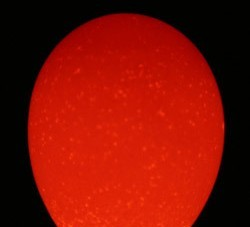
#> input picture img/infertile egg.jpg, 250 x 227 px
$ python FDUIPAFL.py
#> lines starting #> are read from the running program, lines starting #| are printed output that depends on the picture; after the words box and inside, x2 and y2 are one past the last pixel; in counts of white or black regions, pixels touching at a corner belong together
import cv2
import matplotlib.pyplot as plt
import numpy as np

image_original = cv2.imread('./img/infertile egg.jpg')
#> image_original is the input picture: shape (227, 250, 3); mean B, G, R 3.1, 15.7, 126.8

# OpenCV python stores image in BGR mode by default, we need to convert the BGR into RGB and then operate on it.
imageRGB = cv2.cvtColor(image_original, cv2.COLOR_BGR2RGB)

# -----------------------------------------------------------------------------------------------------------------------------------------
# convert RGB image to Grayscale
image_gray = cv2.cvtColor(imageRGB, cv2.COLOR_RGB2GRAY)
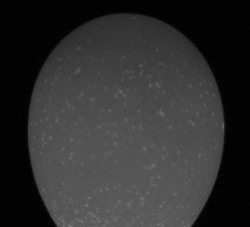
#> image_gray: shape (227, 250); min 0, max 119, mean 47.5
# -----------------------------------------------------------------------------------------------------------------------------------------

# Reduce noise in image
img_median = cv2.medianBlur(image_gray, 5)  # Add median filter to image
img = cv2.GaussianBlur(img_median, (5, 5), 0)  # Add Gaussian filter to image

# -----------------------------------------------------------------------------------------------------------------------------------------
# Apply CLAHE (Contrast Limited Adaptive Histogram Equalization)
eggClahe = cv2.createCLAHE(clipLimit=5)
final_image = eggClahe.apply(img) + 5
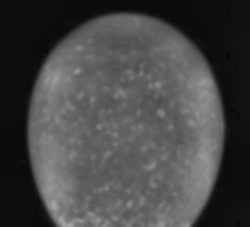
#> final_image: shape (227, 250); min 7, max 166, mean 71

# -----------------------------------------------------------------------------------------------------------------------------------------
# Apply Automatic OTSU's Binarization Thresholding
ret, threshEggOTSU = cv2.threshold(final_image, 0, 255, cv2.THRESH_BINARY + cv2.THRESH_OTSU)
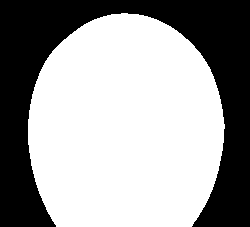
#> threshEggOTSU: shape (227, 250); 61.9% white; 1 black region, box (x1, y1, x2, y2) and area: (0, 0, 250, 227) 21632
#> ret = 60
# Print Automatic OTSU's Binarization Thresholding Value
print("OTSU Threshold Value: ", ret)
#| OTSU Threshold Value:  60.0

# -----------------------------------------------------------------------------------------------------------------------------------------
# Crreate a subplot screen for the image outputs using plt library
(fig, (ax1, ax2, ax3, ax4, ax5, ax6, ax7)) = plt.subplots(1, 7, figsize=(30, 30))

# -----------------------------------------------------------------------------------------------------------------------------------------
# Apply Canny Edge detector on the binarized image
edgesCanny = cv2.Canny(threshEggOTSU, 100, 200)
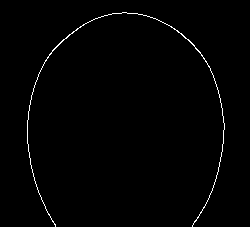
#> edgesCanny: shape (227, 250); 0.98% white in thin lines or dots, all inside (x1, y1, x2, y2) = (27, 12, 225, 227)

# -----------------------------------------------------------------------------------------------------------------------------------------
# Show the detected edge image onto the screen before any other changes apply to it
ax5.title.set_text('Canny Edge Detection')
# show the image using color map (pink)
ax5.imshow(edgesCanny, cmap='pink')

# -----------------------------------------------------------------------------------------------------------------------------------------
# Apply ConvexHull geometrical ANN Algorithm
# copy the value of edgesCanny variable into imgHull
imgHull = edgesCanny

# find contours on imgHull image
contours, hirachy = cv2.findContours(imgHull, cv2.RETR_TREE, cv2.CHAIN_APPROX_SIMPLE)
#> contours = 1 contour; box (x1, y1, x2, y2) and area: (27, 12, 225, 227) 58; hirachy = [[-1, -1, -1, -1]]
# traverse through all contours on the image
hull = [cv2.convexHull(c) for c in contours]
#> hull = 1 contour; box (x1, y1, x2, y2) and area: (27, 12, 225, 227) 35271
# draw contours on the image
final = cv2.drawContours(imgHull, hull, -1, (51, 50, 255), 2)
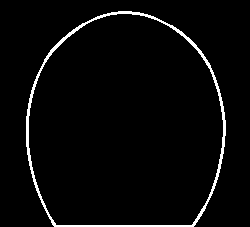
#> final: shape (227, 250); values 0 (black) and 51 (white), 3.2% white; 1 white region, box (x1, y1, x2, y2) and area: (26, 11, 226, 227) 1836
# show the contoured ConvexHull image onto the subplot screen
ax6.title.set_text('Convex Hull')
ax6.imshow(final)

# -----------------------------------------------------------------------------------------------------------------------------------------
# labeling
num_labels, labels = cv2.connectedComponents(final)
#> num_labels = 2
# Map component labels to hue val, 0-179 is the hue range in OpenCV
label_hue = np.uint8(179 * labels / np.max(labels))
blank_ch = 255 * np.ones_like(label_hue)
labeled_img = cv2.merge([label_hue, blank_ch, blank_ch])

# Converting cvt to BGR
labeled_img = cv2.cvtColor(labeled_img, cv2.COLOR_HSV2BGR)
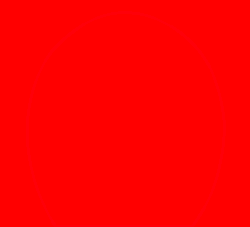
#> labeled_img: shape (227, 250, 3); mean B, G, R 0.3, 0, 255

# set bg label to black
labeled_img[label_hue == 0] = 0
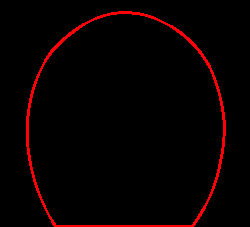
#> labeled_img: shape (227, 250, 3); mean B, G, R 0.3, 0, 8.2

# -----------------------------------------------------------------------------------------------------------------------------------------
# Plot outputs
ax1.title.set_text('Original Image')
ax1.imshow(imageRGB, cmap='gray')
ax2.title.set_text('Grayscale')
ax2.imshow(image_gray, cmap='gray')
ax3.title.set_text('CLAHE')
ax3.imshow(final_image, cmap='gray')
ax4.title.set_text('OTSU Threshold')
ax4.imshow(threshEggOTSU, cmap='gray')
ax7.title.set_text('CCL')
ax7.imshow(labeled_img)
# ax8.title.set_text('SIFT')
# ax8.imshow(kp)
plt.show()
#> figure, not shown here; B, G, R data is drawn as R, G, B

$ run again, with img/egg3.jpg copied over img/infertile egg.jpg
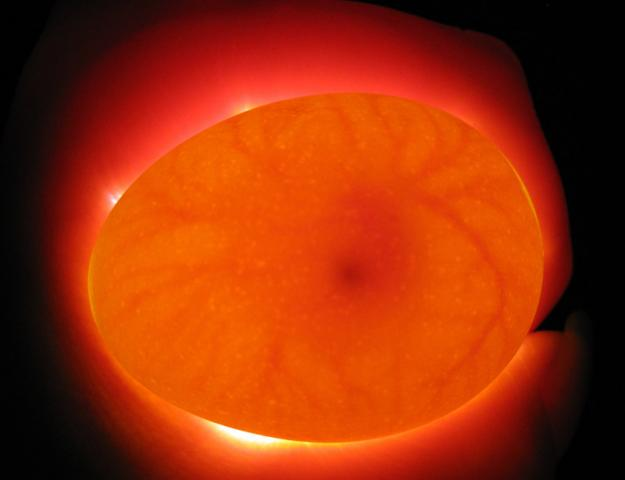
#> input picture img/egg3.jpg, 625 x 480 px
#> image_original is the input picture: shape (480, 625, 3); mean B, G, R 7.8, 45.6, 152.1
#> `ret, threshEggOTSU = cv2.threshold(final_image, 0, 255, cv2.THRESH_BIN..`:
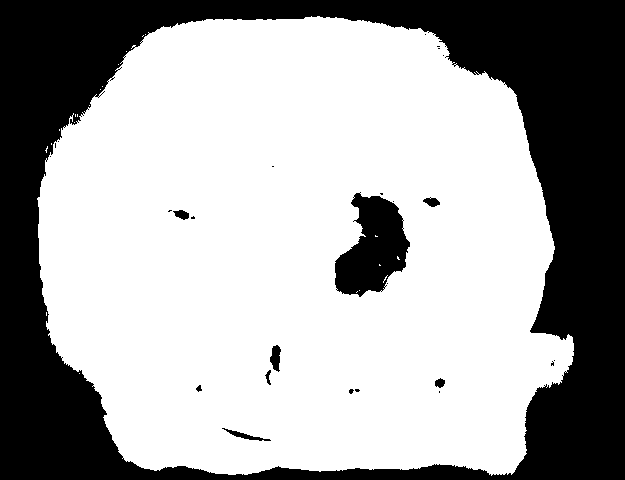
#> threshEggOTSU: shape (480, 625); 65.6% white; 27 black regions (18 under 20 px), largest, box (x1, y1, x2, y2) and area: (0, 0, 625, 480) 97597, (335, 192, 410, 297) 4855, (270, 345, 281, 372) 197
#> ret = 91
#| OTSU Threshold Value:  91.0
#> edgesCanny: shape (480, 625); 0.93% white in thin lines or dots, all inside (x1, y1, x2, y2) = (37, 15, 574, 476)
#> contours = 120 contours, 111 with area under 20; largest, box (x1, y1, x2, y2) and area: (269, 345, 281, 372) 196, (269, 345, 281, 372) 192, (423, 196, 440, 207) 108, (173, 209, 189, 220) 102, (423, 196, 440, 207) 102; hirachy = 120 rows, first 6: [1, -1, -1, -1], [2, 0, -1, -1], [3, 1, -1, -1], [4, 2, -1, -1], [5, 3, -1, -1], [6, 4, -1, -1]
#> hull = 120 contours, 79 with area under 20; largest, box (x1, y1, x2, y2) and area: (94, 386, 455, 475) 15090, (491, 77, 565, 340) 8138, (172, 15, 408, 30) 2223, (360, 194, 410, 271) 1624, (37, 174, 49, 330) 984
#> labels: shape (480, 625) int32; 14 distinct labels, from 0 to 13
#> num_labels = 14
#> `labeled_img[label_hue == 0] = 0`:
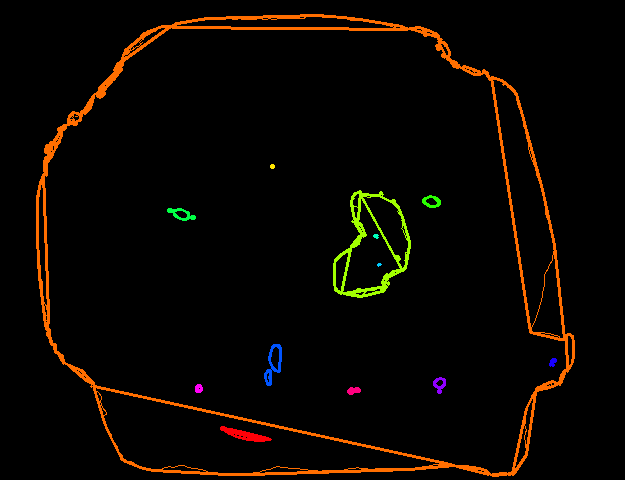
#> labeled_img: shape (480, 625, 3); mean B, G, R 0.5, 5.6, 10.2
